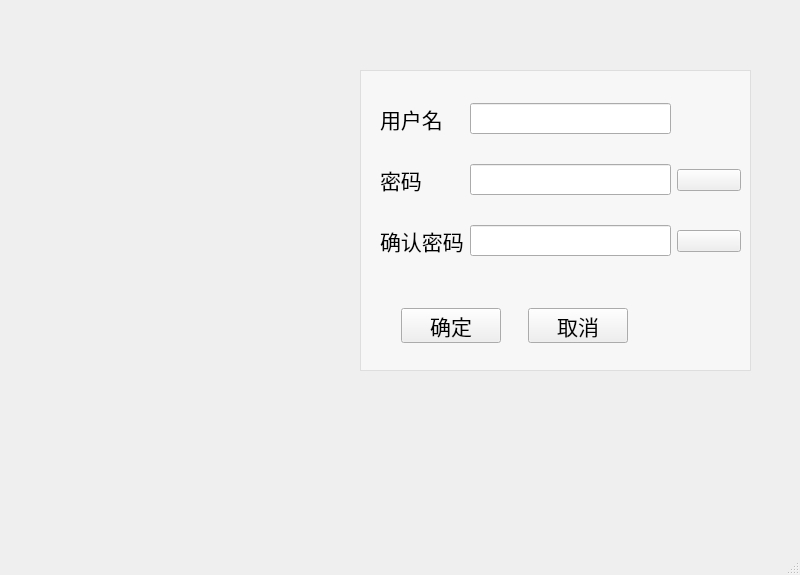
<?xml version="1.0" encoding="UTF-8"?>
<ui version="4.0">
 <class>MainWindow</class>
 <widget class="QMainWindow" name="MainWindow">
  <property name="geometry">
   <rect>
    <x>0</x>
    <y>0</y>
    <width>800</width>
    <height>575</height>
   </rect>
  </property>
  <property name="windowTitle">
   <string>口令生成和管理系统</string>
  </property>
  <widget class="QWidget" name="centralwidget">
   <widget class="QStackedWidget" name="stackedWidget">
    <property name="geometry">
     <rect>
      <x>10</x>
      <y>30</y>
      <width>791</width>
      <height>511</height>
     </rect>
    </property>
    <property name="font">
     <font>
      <family>Arial</family>
      <pointsize>9</pointsize>
     </font>
    </property>
    <property name="currentIndex">
     <number>1</number>
    </property>
    <widget class="QWidget" name="page_1">
     <widget class="QLabel" name="label_3">
      <property name="geometry">
       <rect>
        <x>410</x>
        <y>270</y>
        <width>121</width>
        <height>16</height>
       </rect>
      </property>
      <property name="text">
       <string>没有用户名？点击注册</string>
      </property>
     </widget>
     <widget class="QCommandLinkButton" name="commandLinkButton">
      <property name="geometry">
       <rect>
        <x>390</x>
        <y>300</y>
        <width>186</width>
        <height>41</height>
       </rect>
      </property>
      <property name="font">
       <font>
        <family>Segoe UI</family>
        <pointsize>13</pointsize>
       </font>
      </property>
      <property name="text">
       <string>注册</string>
      </property>
     </widget>
     <widget class="QWidget" name="gridLayoutWidget">
      <property name="geometry">
       <rect>
        <x>390</x>
        <y>60</y>
        <width>301</width>
        <height>161</height>
       </rect>
      </property>
      <layout class="QGridLayout" name="gridLayout_2">
       <item row="0" column="1">
        <widget class="QLineEdit" name="username">
         <property name="font">
          <font>
           <family>Arial</family>
           <pointsize>13</pointsize>
          </font>
         </property>
         <property name="styleSheet">
          <string notr="true"/>
         </property>
         <property name="placeholderText">
          <string>请输入用户名</string>
         </property>
        </widget>
       </item>
       <item row="1" column="2">
        <widget class="QPushButton" name="hideorshow_btn">
         <property name="text">
          <string/>
         </property>
         <property name="icon">
          <iconset>
           <normaloff>icon/preview-close-one.png</normaloff>icon/preview-close-one.png</iconset>
         </property>
        </widget>
       </item>
       <item row="1" column="0">
        <widget class="QLabel" name="label_2">
         <property name="font">
          <font>
           <family>Arial</family>
           <pointsize>13</pointsize>
          </font>
         </property>
         <property name="text">
          <string>密   码：</string>
         </property>
        </widget>
       </item>
       <item row="0" column="0">
        <widget class="QLabel" name="label">
         <property name="font">
          <font>
           <family>Arial</family>
           <pointsize>13</pointsize>
          </font>
         </property>
         <property name="text">
          <string>用户名：</string>
         </property>
        </widget>
       </item>
       <item row="1" column="1">
        <widget class="QLineEdit" name="password">
         <property name="font">
          <font>
           <family>Arial</family>
           <pointsize>13</pointsize>
          </font>
         </property>
         <property name="styleSheet">
          <string notr="true"/>
         </property>
         <property name="placeholderText">
          <string>请输入密码</string>
         </property>
        </widget>
       </item>
      </layout>
     </widget>
     <widget class="QWidget" name="horizontalLayoutWidget">
      <property name="geometry">
       <rect>
        <x>400</x>
        <y>190</y>
        <width>281</width>
        <height>121</height>
       </rect>
      </property>
      <layout class="QHBoxLayout" name="horizontalLayout_4">
       <item>
        <widget class="QPushButton" name="login_pushButton">
         <property name="font">
          <font>
           <family>Arial</family>
           <pointsize>13</pointsize>
          </font>
         </property>
         <property name="text">
          <string>登录</string>
         </property>
        </widget>
       </item>
       <item>
        <widget class="QPushButton" name="exit_pushButton">
         <property name="font">
          <font>
           <family>Arial</family>
           <pointsize>13</pointsize>
          </font>
         </property>
         <property name="text">
          <string>退出</string>
         </property>
        </widget>
       </item>
      </layout>
     </widget>
     <widget class="QListWidget" name="listWidget">
      <property name="geometry">
       <rect>
        <x>370</x>
        <y>50</y>
        <width>361</width>
        <height>301</height>
       </rect>
      </property>
      <property name="styleSheet">
       <string notr="true">background-color: rgba(255, 255, 255, 0.5)</string>
      </property>
     </widget>
     <zorder>listWidget</zorder>
     <zorder>label_3</zorder>
     <zorder>commandLinkButton</zorder>
     <zorder>gridLayoutWidget</zorder>
     <zorder>horizontalLayoutWidget</zorder>
    </widget>
    <widget class="QWidget" name="page_2">
     <widget class="QWidget" name="layoutWidget">
      <property name="geometry">
       <rect>
        <x>370</x>
        <y>270</y>
        <width>271</width>
        <height>51</height>
       </rect>
      </property>
      <layout class="QHBoxLayout" name="horizontalLayout_5">
       <item>
        <widget class="QPushButton" name="ConfirmButton">
         <property name="minimumSize">
          <size>
           <width>100</width>
           <height>35</height>
          </size>
         </property>
         <property name="maximumSize">
          <size>
           <width>100</width>
           <height>35</height>
          </size>
         </property>
         <property name="font">
          <font>
           <family>Adobe Arabic</family>
           <pointsize>16</pointsize>
          </font>
         </property>
         <property name="text">
          <string>确定</string>
         </property>
        </widget>
       </item>
       <item>
        <widget class="QPushButton" name="CancelButton">
         <property name="minimumSize">
          <size>
           <width>100</width>
           <height>35</height>
          </size>
         </property>
         <property name="maximumSize">
          <size>
           <width>100</width>
           <height>35</height>
          </size>
         </property>
         <property name="font">
          <font>
           <family>Adobe Arabic</family>
           <pointsize>16</pointsize>
          </font>
         </property>
         <property name="text">
          <string>取消</string>
         </property>
        </widget>
       </item>
      </layout>
     </widget>
     <widget class="QListView" name="listView">
      <property name="geometry">
       <rect>
        <x>350</x>
        <y>40</y>
        <width>391</width>
        <height>301</height>
       </rect>
      </property>
      <property name="styleSheet">
       <string notr="true">background-color: rgba(255, 255, 255, 0.5)</string>
      </property>
     </widget>
     <widget class="QWidget" name="gridLayoutWidget_2">
      <property name="geometry">
       <rect>
        <x>370</x>
        <y>50</y>
        <width>361</width>
        <height>201</height>
       </rect>
      </property>
      <layout class="QGridLayout" name="gridLayout">
       <item row="1" column="0">
        <widget class="QLabel" name="Password">
         <property name="font">
          <font>
           <family>Arial</family>
           <pointsize>13</pointsize>
          </font>
         </property>
         <property name="text">
          <string>&lt;html&gt;&lt;head/&gt;&lt;body&gt;&lt;p&gt;&lt;span style=&quot; font-size:16pt;&quot;&gt;密码&lt;/span&gt;&lt;/p&gt;&lt;/body&gt;&lt;/html&gt;</string>
         </property>
        </widget>
       </item>
       <item row="0" column="0">
        <widget class="QLabel" name="Username">
         <property name="font">
          <font>
           <family>Arial</family>
           <pointsize>13</pointsize>
          </font>
         </property>
         <property name="text">
          <string>&lt;html&gt;&lt;head/&gt;&lt;body&gt;&lt;p&gt;&lt;span style=&quot; font-size:16pt;&quot;&gt;用户名&lt;/span&gt;&lt;/p&gt;&lt;/body&gt;&lt;/html&gt;</string>
         </property>
        </widget>
       </item>
       <item row="1" column="1">
        <widget class="QLineEdit" name="PassWord">
         <property name="minimumSize">
          <size>
           <width>201</width>
           <height>31</height>
          </size>
         </property>
         <property name="maximumSize">
          <size>
           <width>201</width>
           <height>31</height>
          </size>
         </property>
        </widget>
       </item>
       <item row="1" column="2">
        <widget class="QPushButton" name="RegPwd_hors_btn">
         <property name="text">
          <string/>
         </property>
         <property name="icon">
          <iconset>
           <normaloff>icon/preview-close-one.png</normaloff>icon/preview-close-one.png</iconset>
         </property>
        </widget>
       </item>
       <item row="2" column="2">
        <widget class="QPushButton" name="Pwdsure_hors_btn">
         <property name="text">
          <string/>
         </property>
         <property name="icon">
          <iconset>
           <normaloff>icon/preview-close-one.png</normaloff>icon/preview-close-one.png</iconset>
         </property>
        </widget>
       </item>
       <item row="2" column="0">
        <widget class="QLabel" name="PasswordSure">
         <property name="font">
          <font>
           <family>Arial</family>
           <pointsize>13</pointsize>
          </font>
         </property>
         <property name="text">
          <string>&lt;html&gt;&lt;head/&gt;&lt;body&gt;&lt;p&gt;&lt;span style=&quot; font-size:16pt;&quot;&gt;确认密码&lt;/span&gt;&lt;/p&gt;&lt;/body&gt;&lt;/html&gt;</string>
         </property>
        </widget>
       </item>
       <item row="2" column="1">
        <widget class="QLineEdit" name="PassWordSure">
         <property name="minimumSize">
          <size>
           <width>201</width>
           <height>31</height>
          </size>
         </property>
         <property name="maximumSize">
          <size>
           <width>201</width>
           <height>31</height>
          </size>
         </property>
        </widget>
       </item>
       <item row="0" column="1">
        <widget class="QLineEdit" name="UserName">
         <property name="minimumSize">
          <size>
           <width>201</width>
           <height>31</height>
          </size>
         </property>
         <property name="maximumSize">
          <size>
           <width>201</width>
           <height>31</height>
          </size>
         </property>
        </widget>
       </item>
      </layout>
     </widget>
     <zorder>listView</zorder>
     <zorder>layoutWidget</zorder>
     <zorder>gridLayoutWidget_2</zorder>
    </widget>
   </widget>
  </widget>
  <widget class="QStatusBar" name="statusbar"/>
 </widget>
 <resources>
  <include location="icon.qrc"/>
 </resources>
 <connections/>
</ui>
